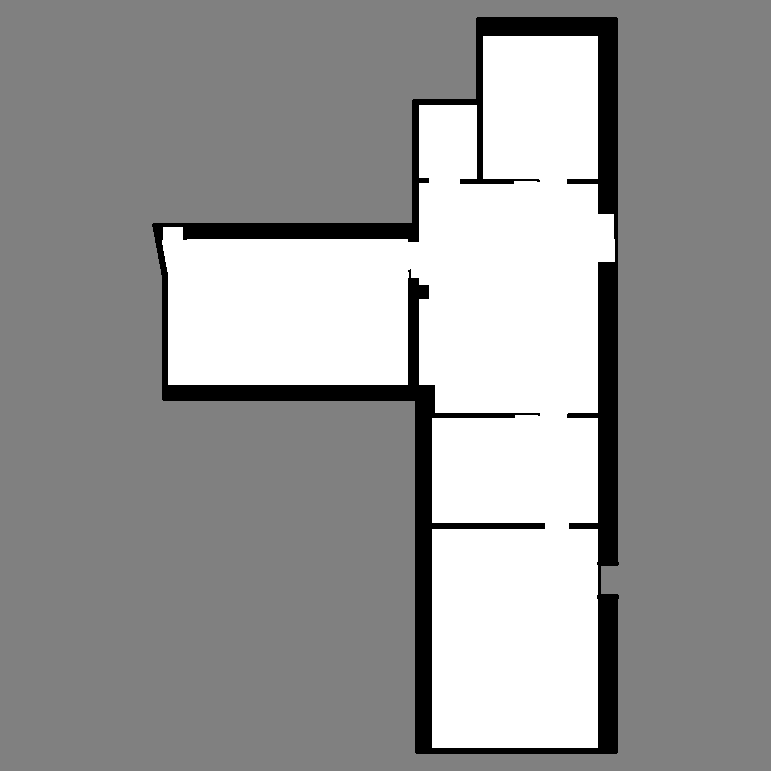
#> input picture workspace/map/OGM_empty.pgm, 771 x 771 px, found by its file name
$ python skeleton.py
#> lines starting #> are read from the running program, lines starting #| are printed output that depends on the picture; after the words box and inside, x2 and y2 are one past the last pixel; in counts of white or black regions, pixels touching at a corner belong together
from skimage import io
from skimage import morphology
from skimage.morphology import medial_axis
from skimage.morphology import skeletonize
from scipy import ndimage
import imageio
import matplotlib.pyplot as plt
import cv2
import numpy as np
image = io.imread('OGM_empty.pgm')
#> image is the input picture: shape (771, 771); min 0, max 255, mean 152.4
[rows, cols] = image.shape
#> rows = 771; cols = 771
image[image<255] = 0
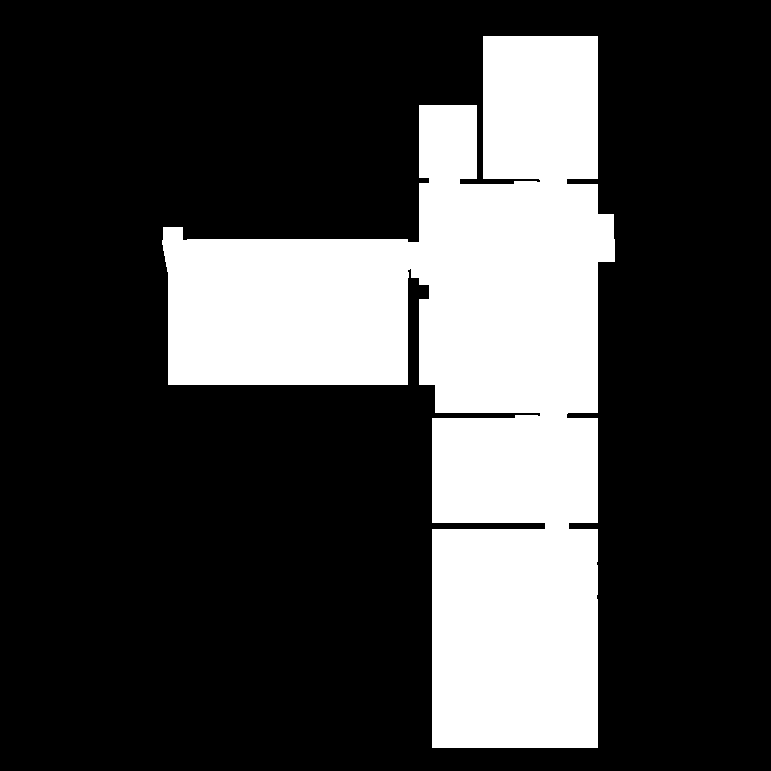
#> image: shape (771, 771); 25.6% white; 1 white region, box (x1, y1, x2, y2) and area: (162, 36, 615, 748) 152198
image[image==255] = 1

# Compute the medial axis (similar to voronoi) and the distance transform, and is refered to [page](https://scikit-image.org/docs/0.4/auto_examples/plot_medial_transform.html)
skel, distance = medial_axis(image, return_distance=True)
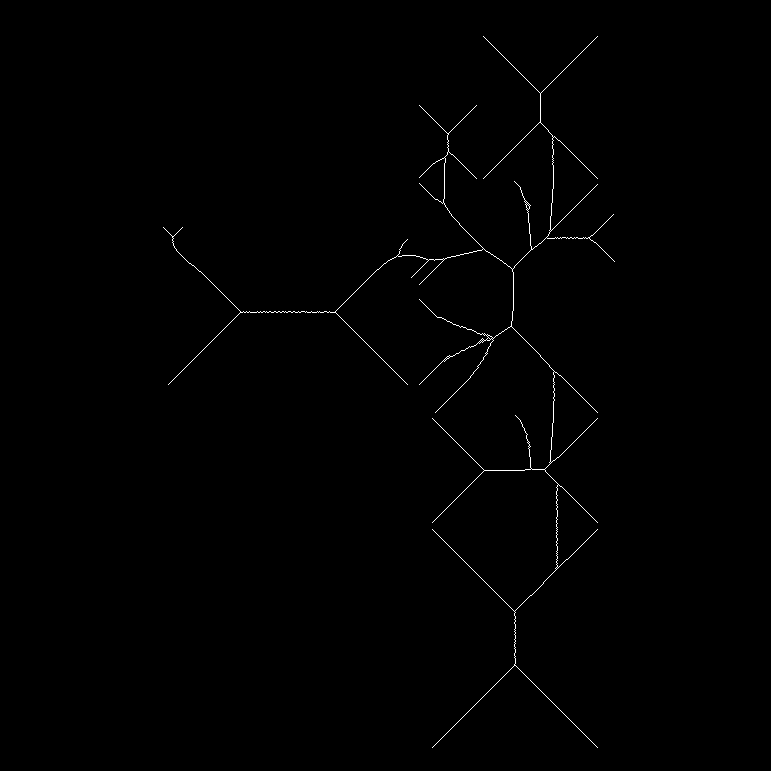
#> skel: shape (771, 771) bool; 0.46% white in thin lines or dots, all inside (x1, y1, x2, y2) = (163, 36, 615, 748)
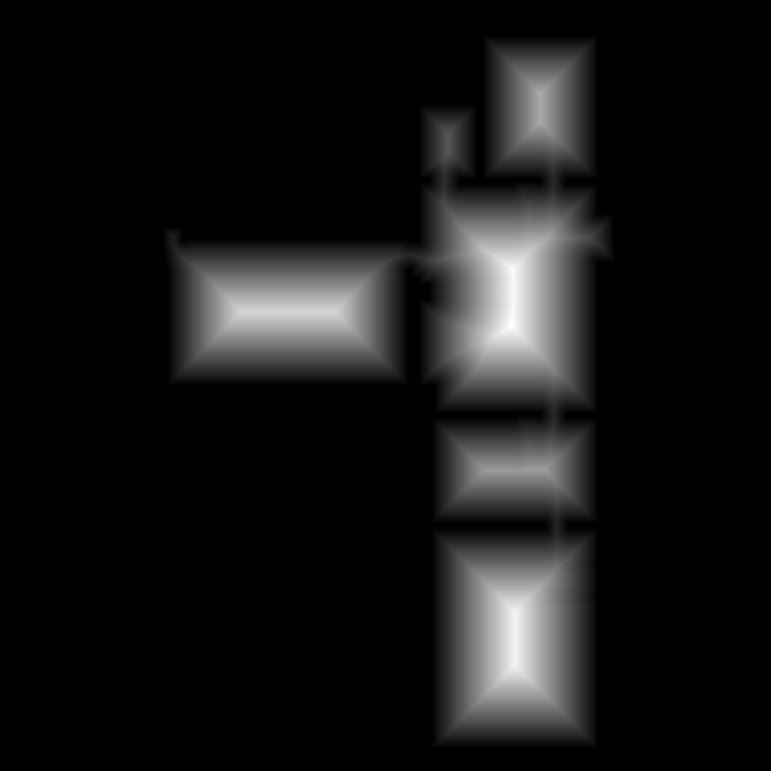
#> distance: shape (771, 771) float64; min 0, max 87, mean 7.3; drawn with min black and max white
dist_on_skel = distance * skel
# Compute the skeleton which is much more smoother than the medial_axis method, and is refered to [page](https://scikit-image.org/docs/dev/auto_examples/edges/plot_skeleton.html)
skeleton = skeletonize(image)
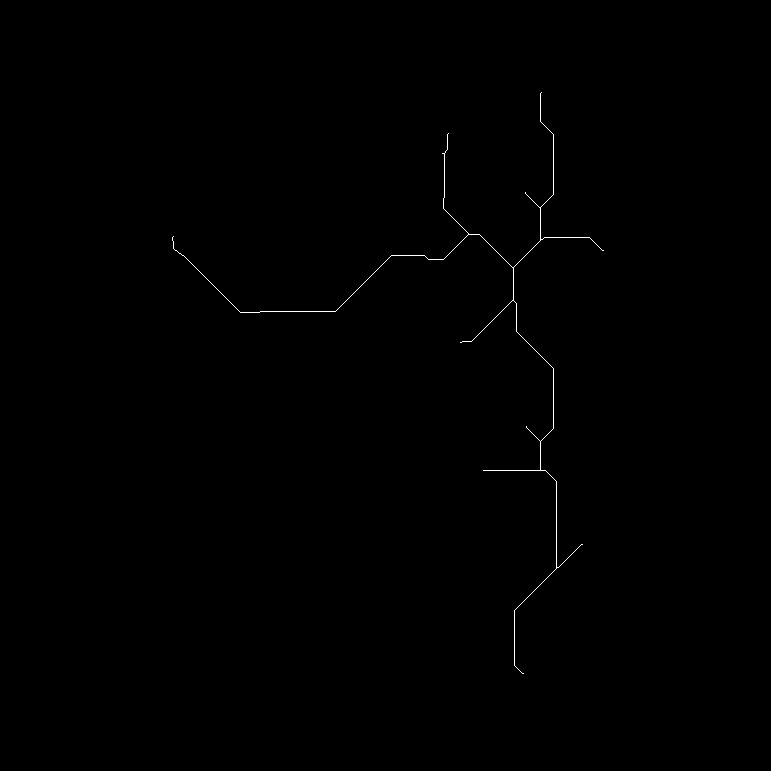
#> skeleton: shape (771, 771) bool; 0.21% white in thin lines or dots, all inside (x1, y1, x2, y2) = (172, 92, 604, 674)
skeleton_lee = skeletonize(image, method='lee') # small branches are less
#> skeleton_lee: shape (771, 771) bool; 0.2% white in thin lines or dots, all inside (x1, y1, x2, y2) = (172, 93, 591, 666)

fig, axes = plt.subplots(2, 2, figsize=(8, 4), sharex=True, sharey=True)
ax = axes.ravel()

dist_on_skel = 1.0 * (dist_on_skel > 1) # invert the image
#> dist_on_skel: shape (771, 771) float64; values 0 (black) and 1 (white), 0.45% white in thin lines or dots, all inside (x1, y1, x2, y2) = (164, 37, 614, 747)

ax[0].imshow(np.invert(image), cmap=plt.cm.binary)
ax[0].set_title('original')
ax[0].axis('off')

ax[1].contour(image, [0.5], colors='w')
ax[1].imshow(skeleton, cmap=plt.cm.gray)
ax[1].set_title('skeletonize')
ax[1].axis('off')

ax[2].contour(image, [0.5], colors='w')
ax[2].imshow(skeleton_lee, cmap=plt.cm.gray)
ax[2].set_title('skeletonize (Lee 94)')
ax[2].axis('off')

ax[3].contour(image, [0.5], colors='w')
ax[3].imshow(dist_on_skel, cmap=plt.cm.gray) #, interpolation='nearest')
ax[3].set_title('medial axis (similar to voronoi diagram)')
ax[3].axis('off')

fig.tight_layout()
#plt.show()

plt.clf()
plt.imsave("skeleton.png", skeleton, cmap=plt.cm.gray)

import cv2
img = cv2.imread('skeleton.png',0)
kernel = np.ones((2,2), np.uint8)
img_dilation = cv2.dilate(img, kernel, iterations=1)
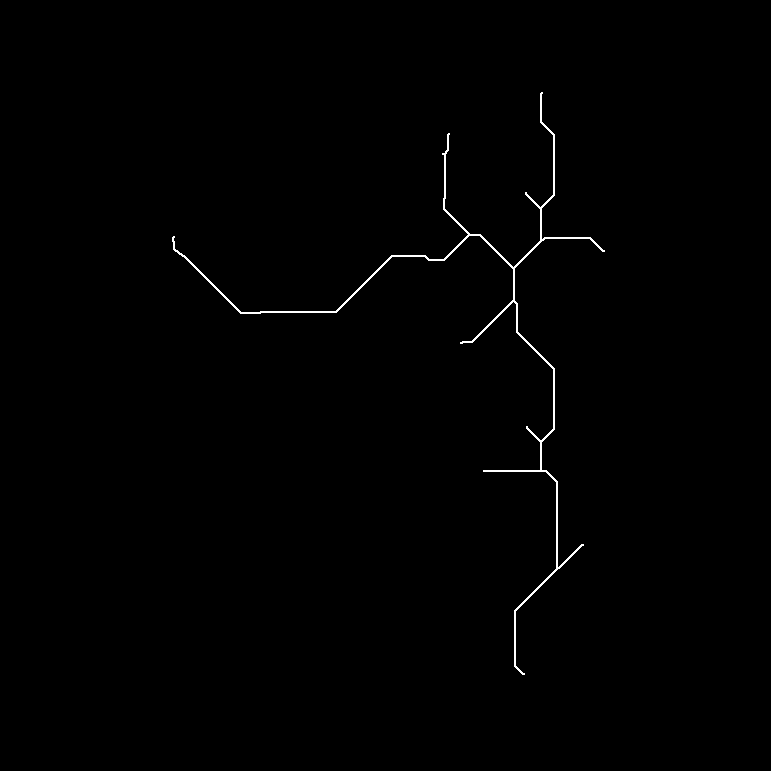
#> img_dilation: shape (771, 771); 0.51% white in thin lines or dots, all inside (x1, y1, x2, y2) = (172, 92, 605, 675)
cv2.imwrite('dilated.png',img_dilation)
